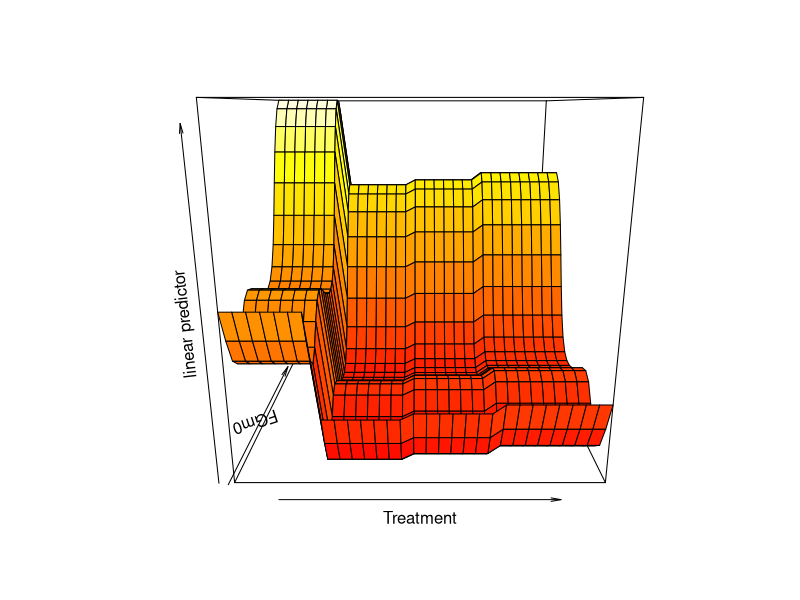
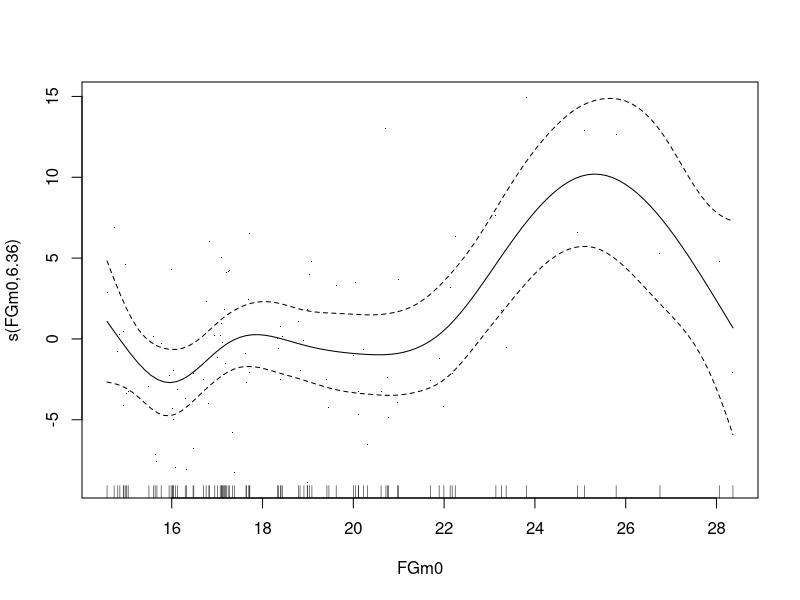
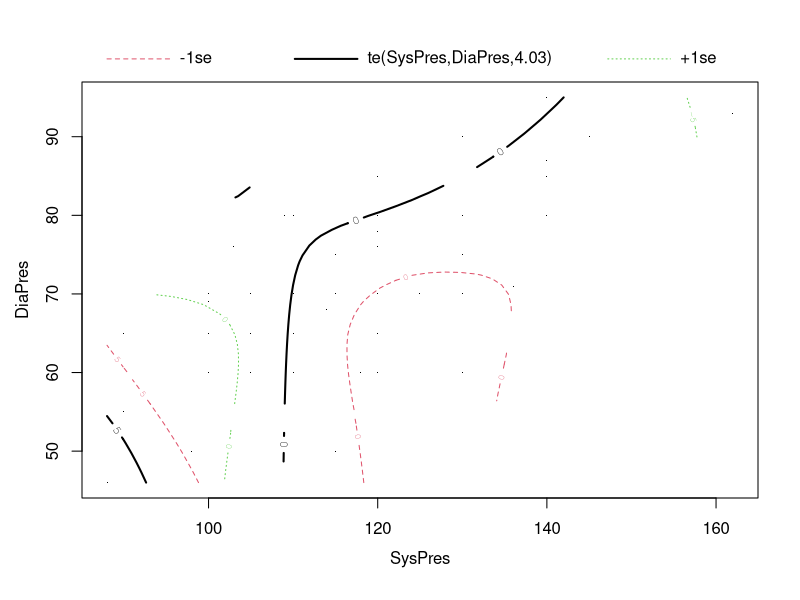
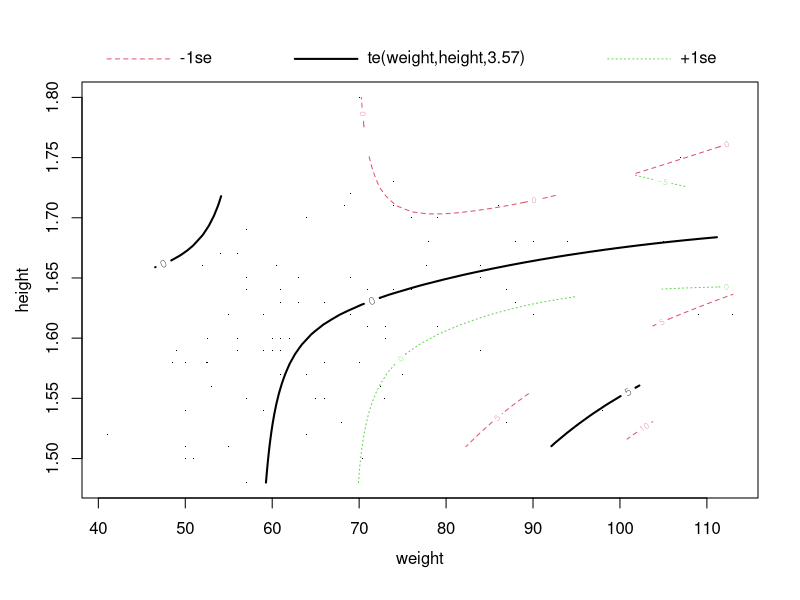
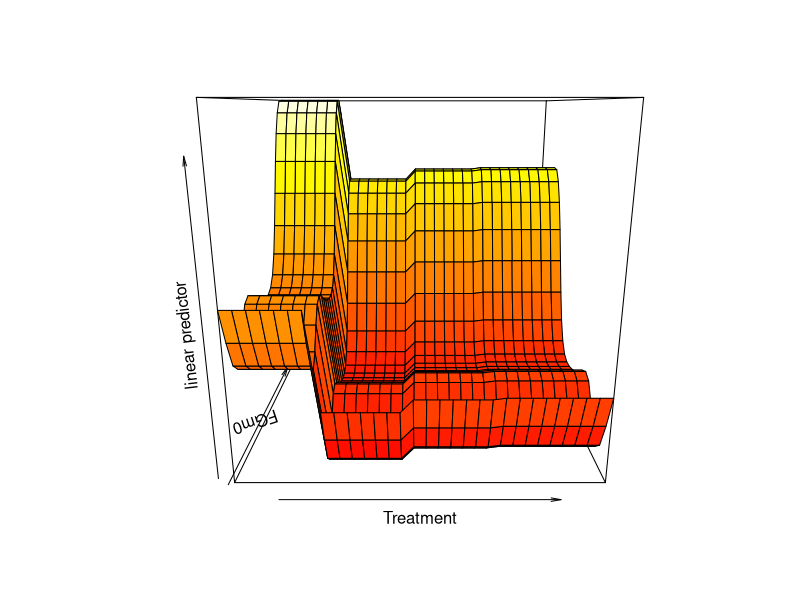
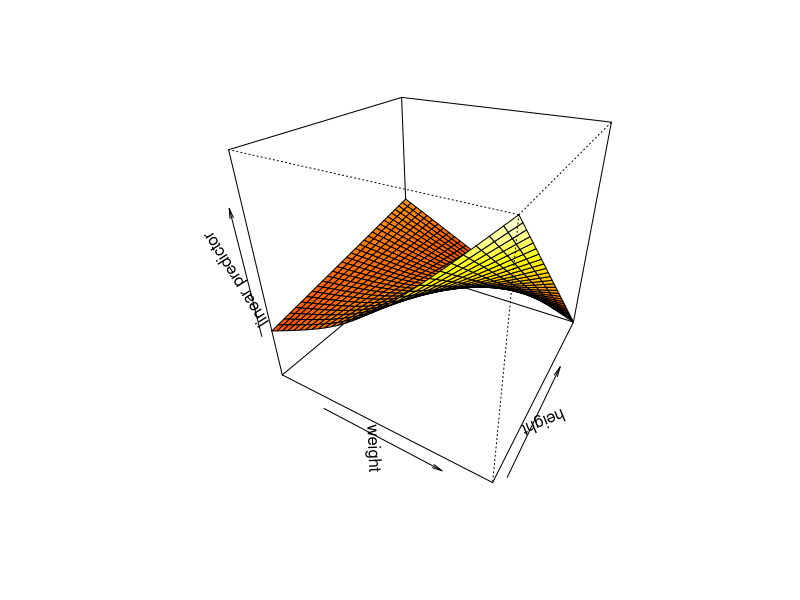
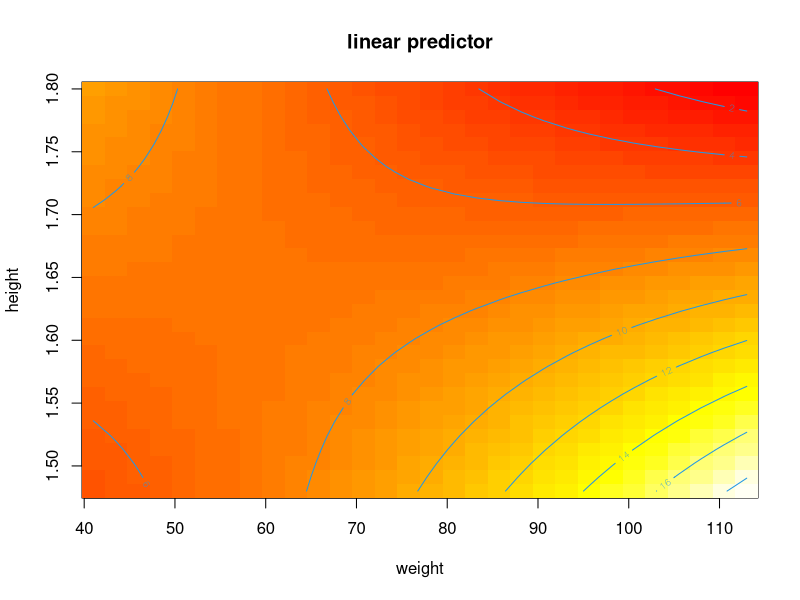
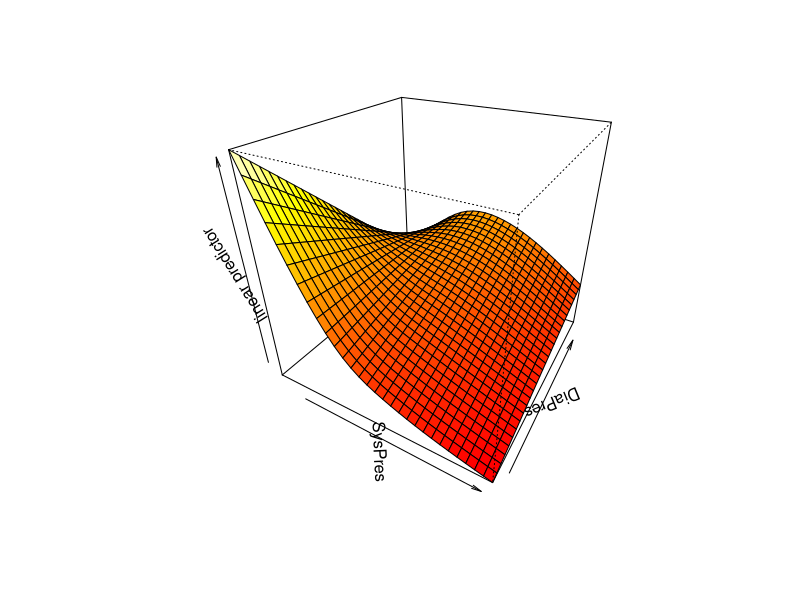

Here is the R script that generated these plots, in order: (Note: this script raises an error after producing the figures.)
## ---- chunk 1
knitr::opts_chunk$set(echo = TRUE)
## ---- chunk 2
# Clears plots
while (dev.cur() != 1) {
  dev.off()
}
# Clears global environment
rm(list = ls())

set.seed(1234)
## ---- chunk 3
library(mgcv)
# data separated by tab, fill in missing values
hirsutism <- read.table("hirsutism.dat",header=T, sep="\t",fill=TRUE)
# we're using the variable Treatment as a categorical predictor
hirsutism$Treatment <- as.factor(hirsutism$Treatment)

attach(hirsutism)
summary(hirsutism)
## ---- chunk 4
gam_1 <- gam(FGm12 ~ 
             s(FGm0) + Treatment + s(SysPres) + 
             s(DiaPres) + s(weight) + s(height),
             data = hirsutism)
summary(gam_1)
## ---- chunk 5
    # gam.check(gam_1)
    vis.gam(gam_1)
## ---- chunk 6
    # plot(gam_1, residuals = TRUE, shade=TRUE, seWithMean=TRUE)
## ---- chunk 7
gam_2 <- gam(FGm12 ~ 
             s(FGm0) + Treatment
             + te(SysPres,DiaPres) + te(weight,height),
             data = hirsutism)
summary(gam_2)
## ---- chunk 8
    # gam.check(gam_2)
## ---- chunk 9
    plot(gam_2, residuals = TRUE, shade=TRUE, seWithMean=TRUE)
    vis.gam(gam_2)
## ---- chunk 10
    vis.gam(gam_2, view=c("weight","height"), plot.type = "persp", theta=30, phi=30)
    vis.gam(gam_2, view=c("weight","height"), plot.type = "contour")

    vis.gam(gam_2, view=c("SysPres","DiaPres"), plot.type = "persp", theta=30, phi=30)
    vis.gam(gam_2, view=c("SysPres","DiaPres"), plot.type = "contour")
## ---- chunk 11
gam_3 <- gam(FGm12 ~ 
             s(FGm0) + Treatment
             + te(SysPres,DiaPres),
             data = hirsutism)
summary(gam_3)
## ---- chunk 12
gam_3 <- gam(FGm12 ~ 
             s(FGm0) + Treatment,
             data = hirsutism)
summary(gam_3)
## ---- chunk 13
    gam.check(gam_3)
## ---- chunk 14
    vis.gam(gam_3)
    plot(gam_3, residuals = TRUE, seWithMean=TRUE)
## ---- chunk 15
anova(gam9,full.gam.k,test="F")
